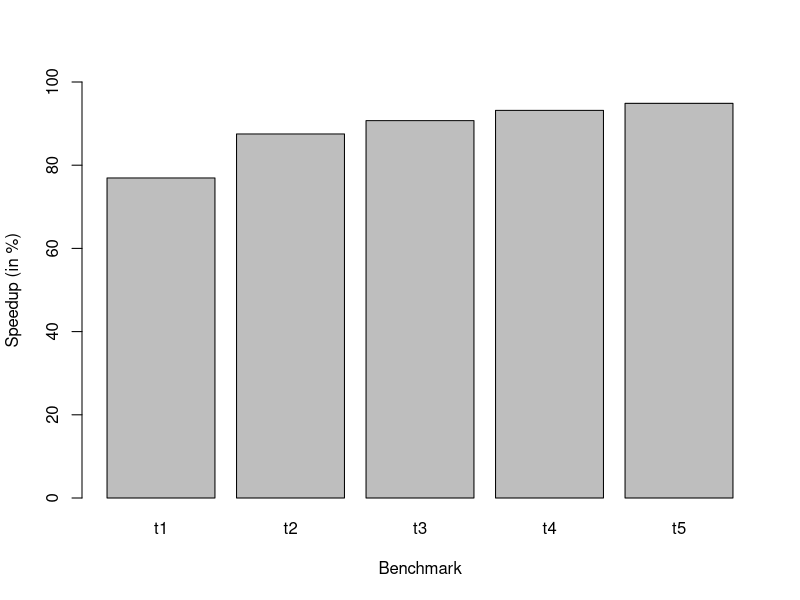
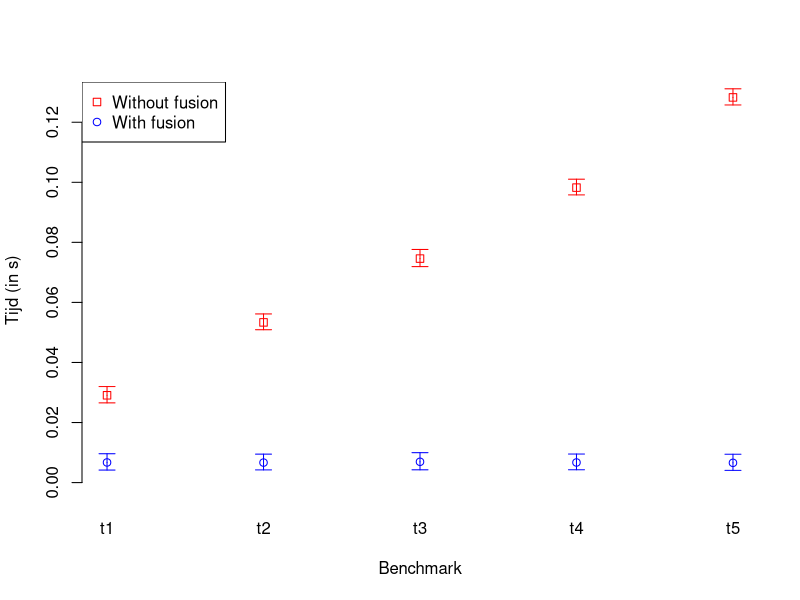
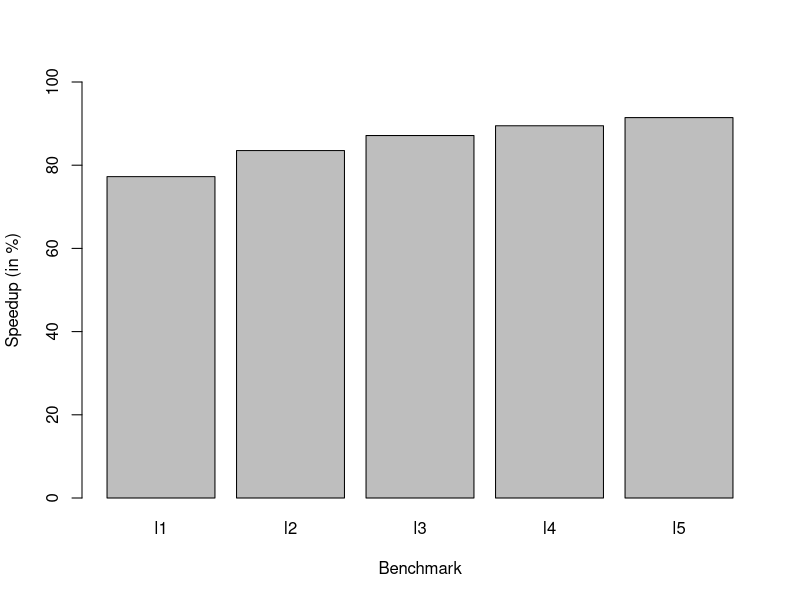
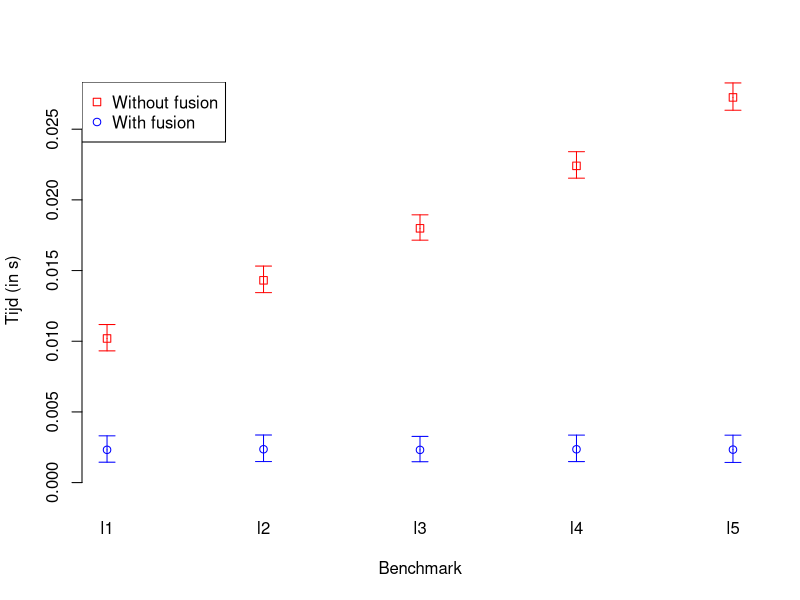

Write R code to recreate these figures, in order.
require(plotrix)

enabled  <- read.csv(file="enabled.csv", header=T)
disabled <- read.csv(file="disabled.csv", header=T)

tree_names    <- enabled[1:5, 'Name']
tree_fused    <- enabled[1:5, 'Mean']
tree_unfused  <- disabled[1:5, 'Mean']
tree_speedups <- 100 * (tree_unfused - tree_fused) / tree_unfused

pdf("tree-speedups.pdf")
barplot(tree_speedups,
        xlab='Benchmark',
        ylab='Speedup (in %)',
        names.arg=tree_names,
        ylim=c(0,100))
dev.off()

pdf("tree.pdf")
plotCI(seq(1, 5), tree_unfused,
        enabled[1:5, 'StddevUB'] * 2,
        enabled[1:5, 'StddevLB'] * 2,
        pch=0,
        ylim=c(0, max(tree_unfused)),
        xlab="Benchmark",
        ylab="Tijd (in s)",
        col='red',
        axes=F)
plotCI(seq(1, 5), tree_fused,
        enabled[1:5, 'StddevUB'] * 2,
        enabled[1:5, 'StddevLB'] * 2,
        pch=1,
        col='blue',
        add=T)
axis(side=1, at=seq(1, 5), labels=tree_names, lwd=0)
axis(side=2)
legend("topleft", legend=c("Without fusion", "With fusion"), pch=c(0, 1),
       col=c('red', 'blue'))
dev.off()

# Copy pasta. s/tree/list/g. s/1:5/6:10

enabled  <- read.csv(file="enabled.csv", header=T)
disabled <- read.csv(file="disabled.csv", header=T)

list_names    <- enabled[6:10, 'Name']
list_fused    <- enabled[6:10, 'Mean']
list_unfused  <- disabled[6:10, 'Mean']
list_speedups <- 100 * (list_unfused - list_fused) / list_unfused

pdf("list-speedups.pdf")
barplot(list_speedups,
        xlab='Benchmark',
        ylab='Speedup (in %)',
        names.arg=list_names,
        ylim=c(0,100))
dev.off()

pdf("list.pdf")
plotCI(seq(1, 5), list_unfused,
        enabled[6:10, 'StddevUB'] * 2,
        enabled[6:10, 'StddevLB'] * 2,
        pch=0,
        ylim=c(0, max(list_unfused)),
        xlab="Benchmark",
        ylab="Tijd (in s)",
        col='red',
        axes=F)
plotCI(seq(1, 5), list_fused,
        enabled[6:10, 'StddevUB'] * 2,
        enabled[6:10, 'StddevLB'] * 2,
        pch=1,
        col='blue',
        add=T)
axis(side=1, at=seq(1, 5), labels=list_names, lwd=0)
axis(side=2)
legend("topleft", legend=c("Without fusion", "With fusion"), pch=c(0, 1),
       col=c('red', 'blue'))
dev.off()
